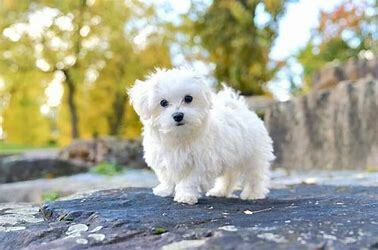
#> input picture task 02/input.jpg, 378 x 250 px
$ python image_encryption.py
#> lines starting #> are read from the running program, lines starting #| are printed output that depends on the picture
from PIL import Image
import random

# Function to load an image
def load_image(image_path):
#> called with image_path = 'input.jpg'
    return Image.open(image_path)
#> returned value is the input picture: PIL image 378x250 RGB; mean R, G, B 165.2, 166.3, 145.8

# Function to save an image
def save_image(image, output_path):
    image.save(output_path)

# Function to encrypt image by swapping pixels
def encrypt_image(image, key):
#> called with key = 12345
    pixels = list(image.getdata())  # Get pixel data
#> pixels = 94500 items
    random.seed(key)  # Use the key for reproducible randomness
    random.shuffle(pixels)  # Shuffle pixel values
    encrypted_image = Image.new(image.mode, image.size)  # Create a new blank image
#> encrypted_image: PIL image 378x250 RGB; every value is 0
    encrypted_image.putdata(pixels)  # Put shuffled pixels into the new image
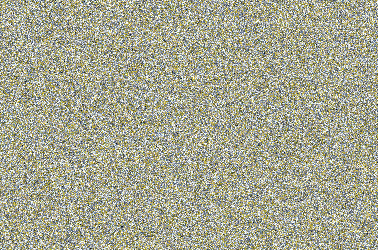
#> encrypted_image: PIL image 378x250 RGB; mean R, G, B 165.2, 166.3, 145.8
    return encrypted_image

# Function to decrypt image by reversing the process
def decrypt_image(image, key):
#> called with key = 12345
    pixels = list(image.getdata())
#> pixels = 94500 items
    random.seed(key)
    indices = list(range(len(pixels)))
#> indices = 94500 items
    random.shuffle(indices)  # Shuffle indices based on the key
    decrypted_pixels = [None] * len(pixels)  # Create a blank list for decrypted pixels
#> decrypted_pixels = 94500 items
    for i, index in enumerate(indices):
        decrypted_pixels[index] = pixels[i]
#> this loop made 94500 passes
#> index on passes 1 to 3: 32124, 92181, 30152
    decrypted_image = Image.new(image.mode, image.size)
    decrypted_image.putdata(decrypted_pixels)
    return decrypted_image

# Function to apply mathematical operation on pixels
def apply_math_operation(image, key):
    pixels = list(image.getdata())
    encrypted_pixels = [(r ^ key, g ^ key, b ^ key) for r, g, b in pixels]  # XOR operation
    encrypted_image = Image.new(image.mode, image.size)
    encrypted_image.putdata(encrypted_pixels)
    return encrypted_image

# Main function
if __name__ == "__main__":
    # File paths
    input_path = "input.jpg"  # Replace with your input image file
    encrypted_path = "encrypted.jpg"
    decrypted_path = "decrypted.jpg"

    # Load the input image
    img = load_image(input_path)

    # Define a key for encryption (integer value)
    key = 12345  # You can change this key

    # Encrypt the image
    encrypted_img = encrypt_image(img, key)
    save_image(encrypted_img, encrypted_path)
    print("Image encrypted and saved as", encrypted_path)

    # Decrypt the image
    decrypted_img = decrypt_image(encrypted_img, key)
    save_image(decrypted_img, decrypted_path)
    print("Image decrypted and saved as", decrypted_path)
